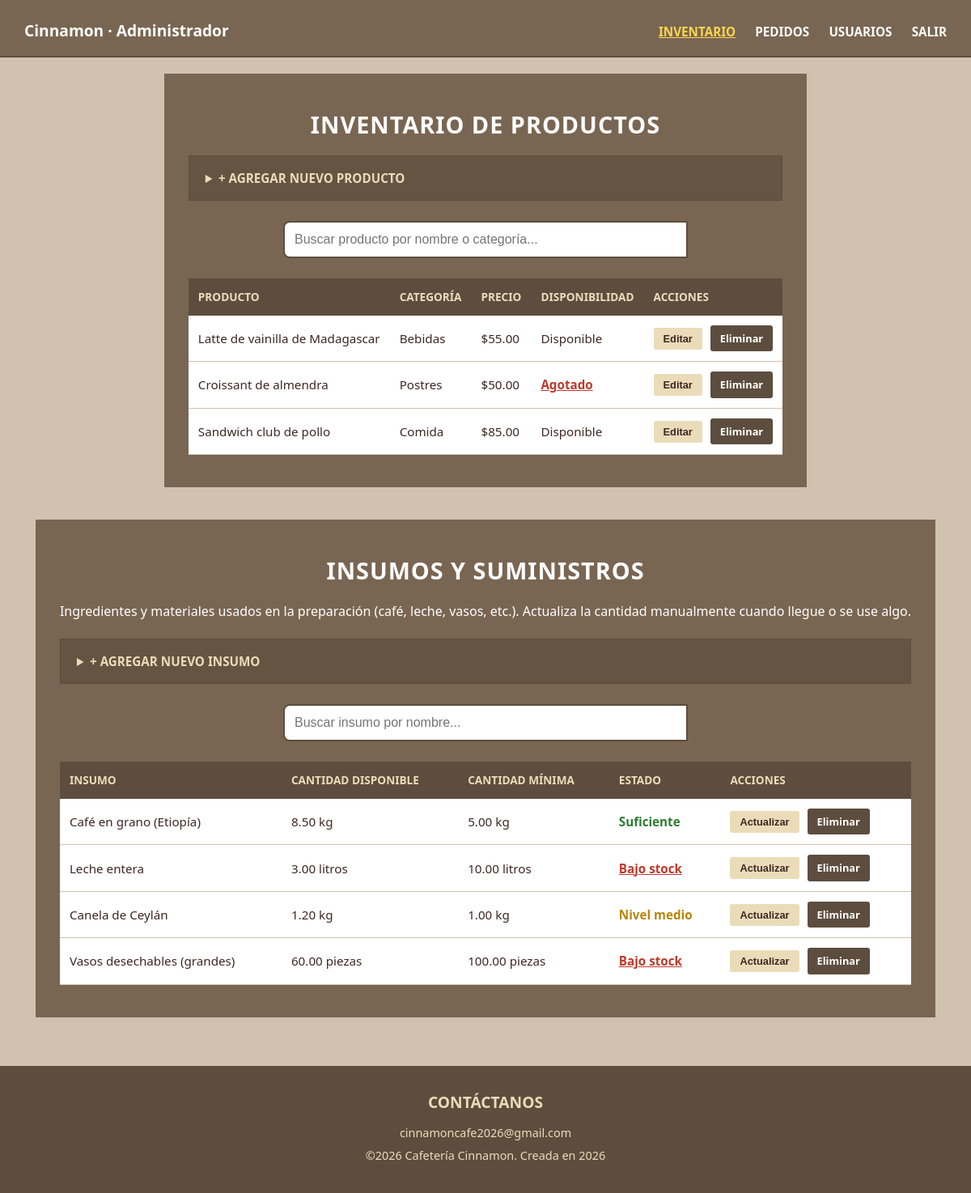
Screenshot of /php/admin_inventario.php (signed in) with the database file from the repository.
### tables this page shows
CREATE TABLE productos (
    id_producto INT AUTO_INCREMENT PRIMARY KEY,
    nombre VARCHAR(100) NOT NULL,
    categoria ENUM('Comida', 'Bebidas', 'Postres') NOT NULL,
    precio DECIMAL(10,2) NOT NULL,
    disponibilidad BOOLEAN NOT NULL DEFAULT TRUE
);

CREATE TABLE insumos (
    id_insumo INT AUTO_INCREMENT PRIMARY KEY,
    nombre VARCHAR(100) NOT NULL,
    cantidad_disponible DECIMAL(10,2) NOT NULL,
    cantidad_minima DECIMAL(10,2) NOT NULL,
    unidad_medida VARCHAR(20) NOT NULL
);

### php/admin_inventario.php (the view, shortened to what this page needs)
<?php
require "conexion.php";
$productos = $conexion->query("SELECT * FROM productos ORDER BY id_producto")->fetchAll(PDO::FETCH_ASSOC);
$insumos = $conexion->query("SELECT * FROM insumos ORDER BY id_insumo")->fetchAll(PDO::FETCH_ASSOC);
?>
<!DOCTYPE html>
<html lang="es">
<head>
    <link rel="stylesheet" href="../css/principal.css">
    <link rel="stylesheet" href="../css/admin.css">
</head>
<body>
    <div id="header-placeholder" data-tipo="admin"></div>
    <section class="admin-main">
        <h2 class="seccion-titulo">Inventario de productos</h2>
        <details>
            <summary>+ Agregar nuevo producto</summary>
        </details>
        <div class="buscador">
            <input type="text" data-buscar-tabla="tabla-productos" placeholder="Buscar producto por nombre o categoría...">
        </div>
        <table class="admin-tabla" id="tabla-productos">
            <thead>
                <tr>
                    <th>Producto</th>
                    <th>Categoría</th>
                    <th>Precio</th>
                    <th>Disponibilidad</th>
                    <th>Acciones</th>
                </tr>
            </thead>
            <tbody>
                <?php foreach ($productos as $prod): ?>
                <tr>
                    <td class="prod-nombre"><?php echo htmlspecialchars($prod['nombre']); ?></td>
                    <td class="prod-categoria"><?php echo htmlspecialchars($prod['categoria']); ?></td>
                    <td>$<span class="prod-precio"><?php echo number_format($prod['precio'], 2, '.', ''); ?></span></td>
                    <td class="prod-estado <?php echo $prod['disponibilidad'] ? '' : 'stock-bajo'; ?>" data-dispo="<?php echo $prod['disponibilidad']; ?>">
                        <?php echo $prod['disponibilidad'] ? 'Disponible' : 'Agotado'; ?>
                    </td>
                    <td>
                        <form action="admin_inventario.php" method="post" style="display: inline;" class="form-actualizar-producto-todo">
                            <button type="submit" name="actualizar_producto_completo" class="btn-editar">Editar</button>
                        </form>
                        <a href="eliminar_producto.php?id=<?php echo $prod['id_producto']; ?>" class="btn-eliminar">Eliminar</a>
                    </td>
                </tr>
                <?php endforeach; ?>
            </tbody>
        </table>
    </section>
    <section class="admin-main">
        <h2 class="seccion-titulo">Insumos y suministros</h2>
        <p style="margin-bottom: 20px;">Ingredientes y materiales usados en la preparación (café, leche, vasos, etc.).
            Actualiza la cantidad manualmente cuando llegue o se use algo.</p>
        <details>
            <summary>+ Agregar nuevo insumo</summary>
        </details>
        <div class="buscador">
            <input type="text" data-buscar-tabla="tabla-insumos" placeholder="Buscar insumo por nombre...">
        </div>
        <table class="admin-tabla" id="tabla-insumos">
            <thead>
                <tr>
                    <th>Insumo</th>
                    <th>Cantidad disponible</th>
                    <th>Cantidad mínima</th>
                    <th>Estado</th>
                    <th>Acciones</th>
                </tr>
            </thead>
            <tbody>
                <?php foreach ($insumos as $ins): ?>
                <?php
                    if ($ins['cantidad_disponible'] < $ins['cantidad_minima']) {
                        $nivel = 'bajo';
                        $etiqueta = 'Bajo stock';
                    } elseif ($ins['cantidad_disponible'] < $ins['cantidad_minima'] * 1.5) {
                        $nivel = 'medio';
                        $etiqueta = 'Nivel medio';
                    } else {
                        $nivel = 'suficiente';
                        $etiqueta = 'Suficiente';
                    }
                ?>
                <tr class="fila-<?php echo $nivel; ?>">
                    <td><?php echo htmlspecialchars($ins['nombre']); ?></td>
                    <td>
                        <span class="cantidad-val"><?php echo $ins['cantidad_disponible']; ?></span>
                        <span class="unidad"><?php echo htmlspecialchars($ins['unidad_medida']); ?></span>
                    </td>
                    <td><?php echo $ins['cantidad_minima']; ?> <?php echo htmlspecialchars($ins['unidad_medida']); ?></td>
                    <td class="stock-<?php echo $nivel; ?>"><?php echo $etiqueta; ?></td>
                    <td>
                        <form action="actualizar_insumo.php" method="post" style="display: inline;" class="form-actualizar-modal">
                            <button type="submit" class="btn-editar btn-actualizar-insumo">Actualizar</button>
                        </form>
                        <a href="eliminar_insumo.php?id=<?php echo $ins['id_insumo']; ?>" class="btn-eliminar">Eliminar</a>
                    </td>
                </tr>
                <?php endforeach; ?>
            </tbody>
        </table>
    </section>
    <div id="footer-placeholder"></div>
</body>
</html>

### css/principal.css (style rules this page uses)
html { height: 100%; }
* { box-sizing: border-box; margin: 0; padding: 0; }
body { font-family: 'Segoe UI', Tahoma, Geneva, Verdana, sans-serif; background-color: #d1c2b0; color: #3e2723; line-height: 1.6; display: flex; flex-direction: column; min-height: 100vh; }
#footer-placeholder { margin-top: auto; }
.seccion-titulo { text-align: center; font-size: 1.8rem; text-transform: uppercase; letter-spacing: 1px; margin-bottom: 15px; color: #ffffff; }
.buscador { max-width: 500px; margin: 0 auto 25px; display: flex; }
.buscador input { flex: 1; padding: 12px; border: 2px solid #5d4d3e; border-radius: 8px 0 0 8px; font-size: 1rem; }

### css/admin.css (style rules this page uses)
.admin-main { background-color: #796652; margin: 20px auto; max-width: 1170px; padding: 40px 30px; color: #ffffff; }
.admin-tabla { width: 100%; border-collapse: collapse; background-color: #ffffff; color: #3e2723; table-layout: auto; }
.admin-tabla th { background-color: #5d4d3e; color: #ebdcb9; padding: 12px; text-align: left; text-transform: uppercase; font-size: 0.85rem; white-space: nowrap; }
.admin-tabla td { padding: 12px; border-bottom: 1px solid #d1c2b0; font-size: 0.95rem; vertical-align: middle; }
.stock-bajo { color: #c0392b; font-weight: bold; text-decoration: underline; }
.stock-medio { color: #b8860b; font-weight: bold; }
.stock-suficiente { color: #2e7d32; font-weight: bold; }
.admin-main details { background-color: #665443; border: 1px solid #5d4d3e; padding: 15px 20px; margin-bottom: 25px; }
.admin-main summary { font-weight: bold; cursor: pointer; color: #ebdcb9; text-transform: uppercase; font-size: 0.95rem; }
.btn-editar, .btn-eliminar { display: inline-block; padding: 6px 12px; font-size: 0.8rem; font-weight: bold; text-decoration: none; border-radius: 3px; border: none; cursor: pointer; }
.btn-editar { background-color: #ebdcb9; color: #3e2723; }
.btn-eliminar { background-color: #5d4d3e; color: #ffffff; margin-left: 6px; }

### rows the page displays
productos: nombre "Latte de vainilla de Madagascar", categoria "Bebidas", precio "55.00", disponibilidad "Disponible"
productos: nombre "Croissant de almendra", categoria "Postres", precio "50.00", disponibilidad "Agotado"
productos: nombre "Sandwich club de pollo", categoria "Comida", precio "85.00", disponibilidad "Disponible"
insumos: nombre "Café en grano (Etiopía)", cantidad_disponible "8.50", unidad_medida "kg", cantidad_minima "5.00", etiqueta "Suficiente"
insumos: nombre "Leche entera", cantidad_disponible "3.00", unidad_medida "litros", cantidad_minima "10.00", etiqueta "Bajo stock"
insumos: nombre "Canela de Ceylán", cantidad_disponible "1.20", unidad_medida "kg", cantidad_minima "1.00", etiqueta "Nivel medio"
insumos: nombre "Vasos desechables (grandes)", cantidad_disponible "60.00", unidad_medida "piezas", cantidad_minima "100.00", etiqueta "Bajo stock"
